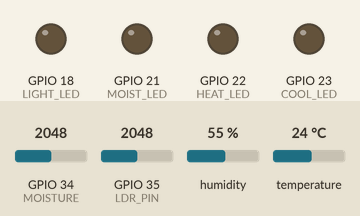
The sketch below on a simulated ESP32. Parts: output pins drawn as LEDs (lit = HIGH). The inputs (shaded band) are chosen by the test bench; at power-on: temperature 24 °C, GPIO 34 (MOISTURE) = 2048, GPIO 35 (LDR_PIN) = 2048, humidity 55 %. WiFi joins after 1.5 s; servers stay silent unless stated; what the sketch prints to the serial monitor is not drawn.

Above: at 2.7 s.
2.8 s: temperature set to 20.5 °C
4.8 s: temperature set to 19.2 °C
At 6.8 s:
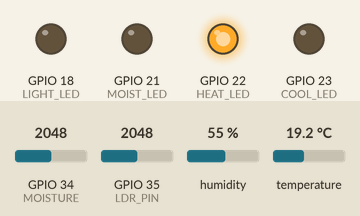
7.1 s: GPIO 34 (MOISTURE) set to 1938
8.6 s: GPIO 34 (MOISTURE) set to 1826
At 9.9 s:
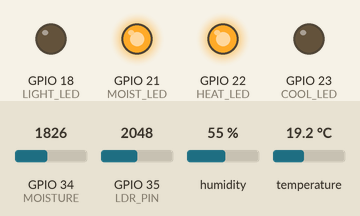
10.2 s: GPIO 35 (LDR_PIN) set to 827
11.7 s: GPIO 35 (LDR_PIN) set to 775
At 12.8 s:
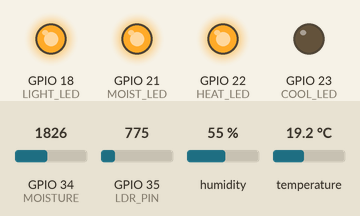
Timing chart, 0 to 14.2 s (numbered marks = the images above; inputs shaded):
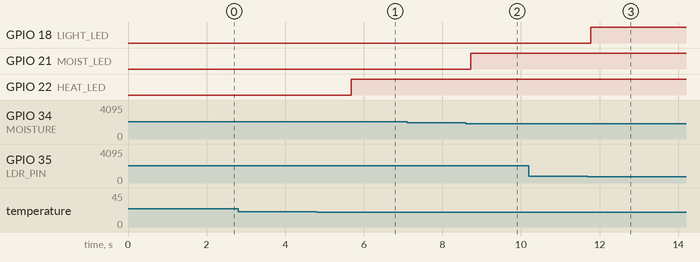

The sketch:

greenhouse.ino
```cpp
#include <WiFi.h>
#include "DHT.h"

// ----------- WiFi -----------
const char* ssid = "Galaxy A06 4729";
const char* password = "t9dgdph55254yxv";

WiFiServer server(80);

// ----------- DHT -----------
#define DHTPIN 4
#define DHTTYPE DHT22
DHT dht(DHTPIN, DHTTYPE);

// ----------- LEDs -----------
#define COOL_LED 23
#define HEAT_LED 22
#define MOIST_LED 21
#define LIGHT_LED 18

// ----------- Sensors -----------
#define MOISTURE 34
#define LDR_PIN 35

// ----------- States -----------
bool coolState = false;
bool heatState = false;
bool pumpState = false;
bool lightState = false;

// ----------- LDR Average -----------
int readLDR() {
  int total = 0;
  for (int i = 0; i < 10; i++) {
    total += analogRead(LDR_PIN);
    delay(10);
  }
  return total / 10;
}

void setup() {
  Serial.begin(115200);

  dht.begin();

  pinMode(COOL_LED, OUTPUT);
  pinMode(HEAT_LED, OUTPUT);
  pinMode(MOIST_LED, OUTPUT);
  pinMode(LIGHT_LED, OUTPUT);

  // WiFi connect
  WiFi.begin(ssid, password);
  Serial.print("Connecting...");
  while (WiFi.status() != WL_CONNECTED) {
    delay(500);
    Serial.print(".");
  }

  Serial.println("\nConnected!");
  Serial.print("IP Address: ");
  Serial.println(WiFi.localIP());

  server.begin();
}

void loop() {

  float temp = dht.readTemperature();
  int moisture = analogRead(MOISTURE);
  int light = readLDR();

  // -------- Control Logic --------
  if (temp > 30) coolState = true;
  else if (temp <= 28) coolState = false;

  if (temp < 20) heatState = true;
  else if (temp >= 22) heatState = false;

  if (moisture < 1900) pumpState = true;
  else if (moisture >= 2000) pumpState = false;

  if (light > 800) lightState = false;
  else if (light > 500) lightState = true;
  else lightState = false;

  digitalWrite(COOL_LED, coolState);
  digitalWrite(HEAT_LED, heatState);
  digitalWrite(MOIST_LED, pumpState);
  digitalWrite(LIGHT_LED, lightState);

  // -------- Web Server --------
  WiFiClient client = server.available();

  if (client) {
    String request = client.readStringUntil('\r');
    client.flush();

    // HTML page
    client.println("HTTP/1.1 200 OK");
    client.println("Content-type:text/html");
    client.println();

    client.println("<html><head><meta http-equiv='refresh' content='2'></head><body>");
    client.println("<h1>🌿 Smart Greenhouse</h1>");

    client.println("<p>Temperature: " + String(temp) + " °C</p>");
    client.println("<p>Moisture: " + String(moisture) + "</p>");
    client.println("<p>Light: " + String(light) + "</p>");

    client.println("<h3>Status:</h3>");
    client.println("<p>Cooling: " + String(coolState ? "ON" : "OFF") + "</p>");
    client.println("<p>Heating: " + String(heatState ? "ON" : "OFF") + "</p>");
    client.println("<p>Pump: " + String(pumpState ? "ON" : "OFF") + "</p>");
    client.println("<p>Light: " + String(lightState ? "ON" : "OFF") + "</p>");

    client.println("</body></html>");
    client.stop();
  }
}
```

Measured:
- the behaviour switches between 20 and 19.9 °C on temperature (found by bisection; images 0 and 1)
- the behaviour switches between 1900 and 1899 on GPIO 34 (MOISTURE) (found by bisection; images 1 and 2)
- the behaviour switches between 801 and 800 on GPIO 35 (LDR_PIN) (found by bisection; images 2 and 3)
- after the input at 2.8 s, every drawn part: stays the same
- after the input at 4.8 s, GPIO 22 (HEAT_LED): LOW → HIGH after 0.88 s
- after the input at 7.1 s, every drawn part: stays the same
- after the input at 8.6 s, GPIO 21 (MOIST_LED): LOW → HIGH after 0.12 s
- after the input at 10.2 s, every drawn part: stays the same
- after the input at 11.7 s, GPIO 18 (LIGHT_LED): LOW → HIGH after 0.07 s
